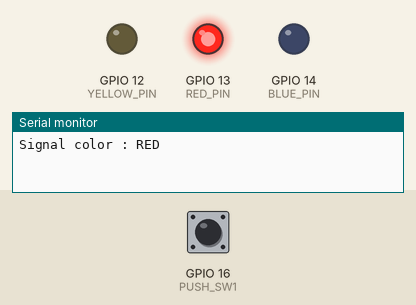
This sketch was run on a simulated ESP32. Shown: output pins drawn as LEDs (lit = HIGH), the last lines printed to the serial monitor. Inputs (shaded band) come from the test bench; at power-on: GPIO 16 (PUSH_SW1) LOW.

Above: at 0.5 s.
At 1.5 s:
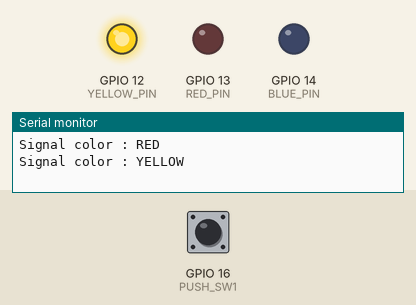
At 5.5 s:
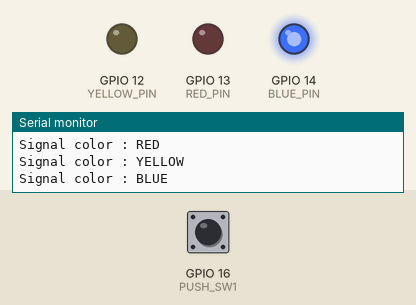
Timing chart, 0 to 6.9 s (numbered marks = the images above):
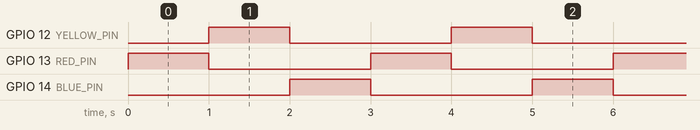

Measured:
- by itself, GPIO 12 (YELLOW_PIN), GPIO 13 (RED_PIN), GPIO 14 (BLUE_PIN): alternates HIGH for 1.0 s and LOW for 2.0 s
- by itself, everything shown: repeats every 3.0 s, in 3 steps

The sketch:

LED_Push.ino.ino
```cpp
const int RED_PIN = 13;
const int YELLOW_PIN = 12;
const int BLUE_PIN = 14;
const int PUSH_SW1 = 16;
void setup() {
  // put your setup code here, to run once:
  pinMode(RED_PIN, OUTPUT);
  pinMode(YELLOW_PIN, OUTPUT);
  pinMode(BLUE_PIN, OUTPUT);
  pinMode(PUSH_SW1, INPUT);
  Serial.begin(115200);
}

void loop() {
  int status;
  status = digitalRead(PUSH_SW1);
  if(status == HIGH){
    Serial.println("Signal color : BLUE");
    digitalWrite(BLUE_PIN, HIGH);
    digitalWrite(YELLOW_PIN, LOW);
    digitalWrite(RED_PIN, LOW);
    vTaskDelay(1000);
    Serial.println("Signal color : YELLOW");
    digitalWrite(BLUE_PIN, LOW);
    digitalWrite(YELLOW_PIN, HIGH);
    digitalWrite(RED_PIN, LOW);
    vTaskDelay(1000);
    Serial.println("Signal color : RED");
    digitalWrite(BLUE_PIN, LOW);
    digitalWrite(YELLOW_PIN, LOW);
    digitalWrite(RED_PIN, HIGH);
    vTaskDelay(1000);
}else{
    Serial.println("Signal color : RED");
    digitalWrite(BLUE_PIN, LOW);
    digitalWrite(YELLOW_PIN, LOW);
    digitalWrite(RED_PIN, HIGH);
    vTaskDelay(1000);
    Serial.println("Signal color : YELLOW");
    digitalWrite(BLUE_PIN, LOW);
    digitalWrite(YELLOW_PIN, HIGH);
    digitalWrite(RED_PIN, LOW);
    vTaskDelay(1000);
    Serial.println("Signal color : BLUE");
    digitalWrite(BLUE_PIN, HIGH);
    digitalWrite(YELLOW_PIN, LOW);
    digitalWrite(RED_PIN, LOW);
    vTaskDelay(1000);
}
}
```
